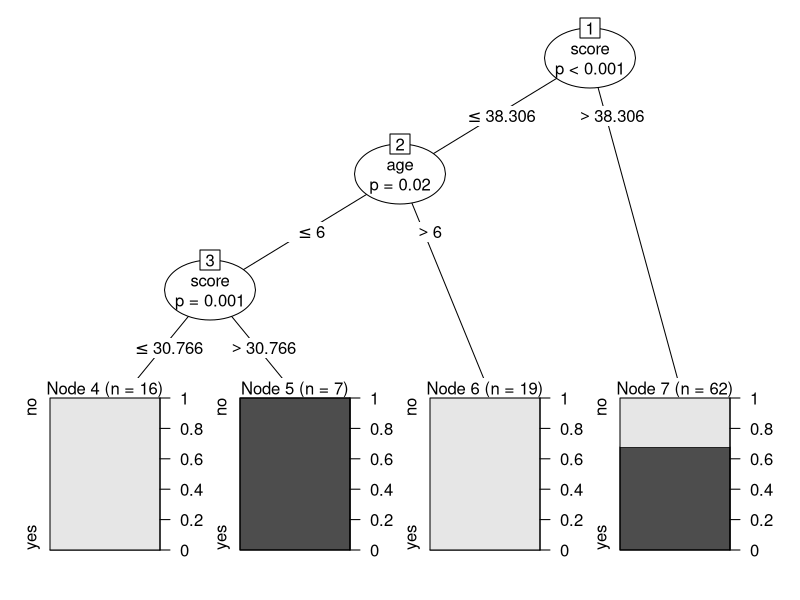

Generate this figure with R:
library(party)
data(readingSkills)
d <- readingSkills
sam <- sample(1:150, 104)
train <- d[sam, ]
test <- d[-sam, ]
tree1 <- ctree(nativeSpeaker ~ age + shoeSize + score, data = train)
plot(tree1)
pred <- predict(tree1, train)
conf_matrix <- table(pred, train$nativeSpeaker)
acc <- addmargins(conf_matrix)
acc
accuracy <- sum(diag(prop.table(conf_matrix)))
print(paste("Accuracy:", accuracy))
